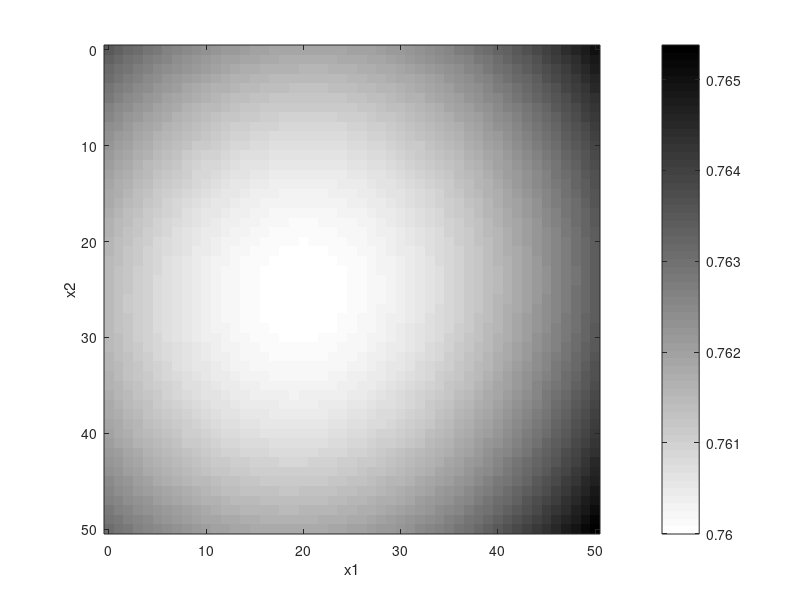
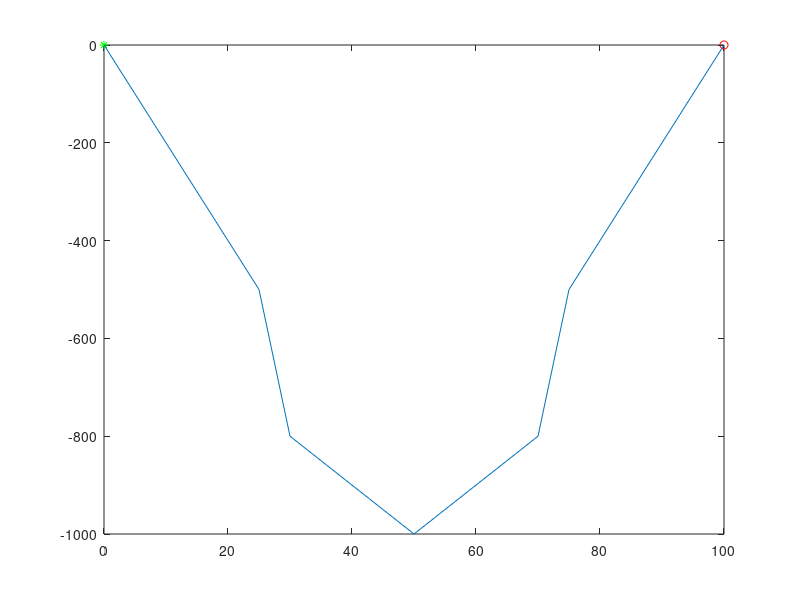

Here is the MATLAB script that generated these plots, in order:
%% Prova funzionale da minimizzare per ray tracing geometrico

clear all;
close all;
clc;

%parametri del mezzo stratificato

%velocità
v=[1300 1200 1600];


%spessori
s=[-500 -300 -200];

off=100; %offset in metri source-rx

mp=off/2; %mid point

dx=1;
x1=0:dx:mp;
x2=0:dx:mp;

f=zeros(length(x1),length(x2));
for i=1:length(x1)
    for kk=1:length(x2)
        xx=[x2(kk) (x1(i)-x2(kk)) (mp-(x1(i)+x2(kk)))];
        for l=length(s):-1:1
            f(i,kk)=f(i,kk)+(sqrt(s(l)^2+xx(l)^2)/v(l));
        end
    end
end

figure,imagesc(x1,x2,f),...
    xlabel('x1'),ylabel('x2'),...
    colorbar,colormap(1-gray),

[val1,ind1]=min(f); %restituisce un vettore del minimo x1 per ogni x2
[val2,ind2]=min(val1); %ind2 contiene l'indice del x2 da scegliere

x1_min=x1(ind1(ind2));
x2_min=x2(ind2);

x1_min
x2_min

%raggio
X=[0 x1_min (mp-x2_min) mp mp+x2_min mp+x1_min off];
Y=[0 s(1) sum(s(1:2)) sum(s(1:3)) sum(s(1:2)) s(1) 0];

figure,...
    plot(0,0,'*g'),hold on,...
    plot(off,0,'or'), hold on,...
    line(X,Y)
    